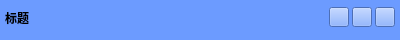
<?xml version="1.0" encoding="UTF-8"?>
<ui version="4.0">
 <class>TitalWidget</class>
 <widget class="QWidget" name="TitalWidget">
  <property name="geometry">
   <rect>
    <x>0</x>
    <y>0</y>
    <width>400</width>
    <height>40</height>
   </rect>
  </property>
  <property name="minimumSize">
   <size>
    <width>0</width>
    <height>40</height>
   </size>
  </property>
  <property name="maximumSize">
   <size>
    <width>16777215</width>
    <height>40</height>
   </size>
  </property>
  <property name="windowTitle">
   <string>Form</string>
  </property>
  <property name="styleSheet">
   <string notr="true">background-color: rgb(108, 155, 255);</string>
  </property>
  <layout class="QHBoxLayout" name="horizontalLayout">
   <property name="spacing">
    <number>3</number>
   </property>
   <property name="leftMargin">
    <number>5</number>
   </property>
   <property name="topMargin">
    <number>0</number>
   </property>
   <property name="rightMargin">
    <number>5</number>
   </property>
   <property name="bottomMargin">
    <number>5</number>
   </property>
   <item>
    <widget class="QLabel" name="label_tital">
     <property name="font">
      <font>
       <bold>true</bold>
      </font>
     </property>
     <property name="text">
      <string>标题</string>
     </property>
    </widget>
   </item>
   <item>
    <spacer name="horizontalSpacer">
     <property name="orientation">
      <enum>Qt::Horizontal</enum>
     </property>
     <property name="sizeHint" stdset="0">
      <size>
       <width>40</width>
       <height>20</height>
      </size>
     </property>
    </spacer>
   </item>
   <item>
    <widget class="QPushButton" name="pushButton_min">
     <property name="minimumSize">
      <size>
       <width>20</width>
       <height>20</height>
      </size>
     </property>
     <property name="maximumSize">
      <size>
       <width>20</width>
       <height>20</height>
      </size>
     </property>
     <property name="text">
      <string/>
     </property>
    </widget>
   </item>
   <item>
    <widget class="QPushButton" name="pushButton_max">
     <property name="minimumSize">
      <size>
       <width>20</width>
       <height>20</height>
      </size>
     </property>
     <property name="maximumSize">
      <size>
       <width>20</width>
       <height>20</height>
      </size>
     </property>
     <property name="text">
      <string/>
     </property>
    </widget>
   </item>
   <item>
    <widget class="QPushButton" name="pushButton_exit">
     <property name="minimumSize">
      <size>
       <width>20</width>
       <height>20</height>
      </size>
     </property>
     <property name="maximumSize">
      <size>
       <width>20</width>
       <height>20</height>
      </size>
     </property>
     <property name="text">
      <string/>
     </property>
    </widget>
   </item>
  </layout>
 </widget>
 <resources/>
 <connections/>
</ui>
